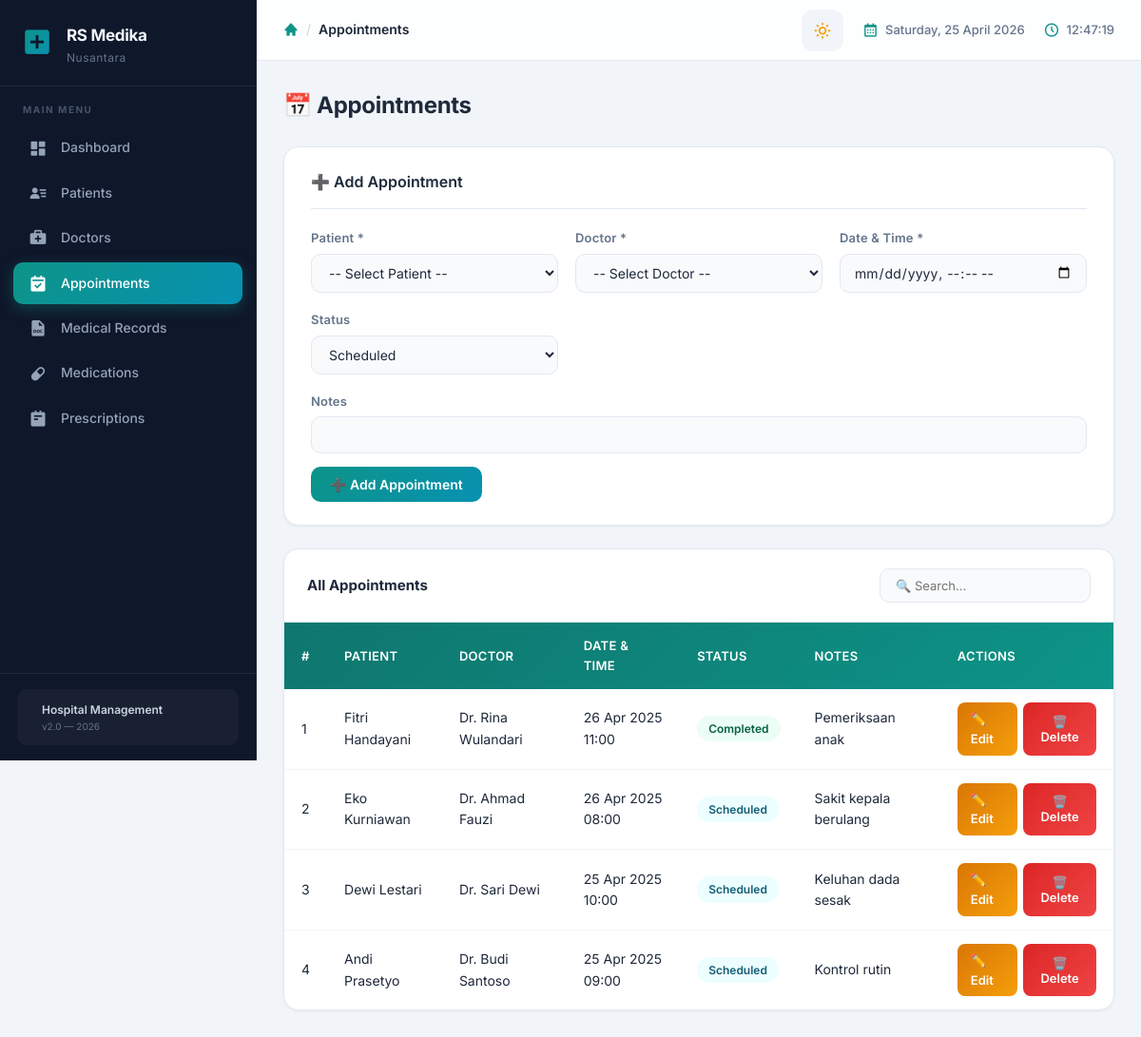
Before: /hospital_db/index.php?page=appointments with the older database file.
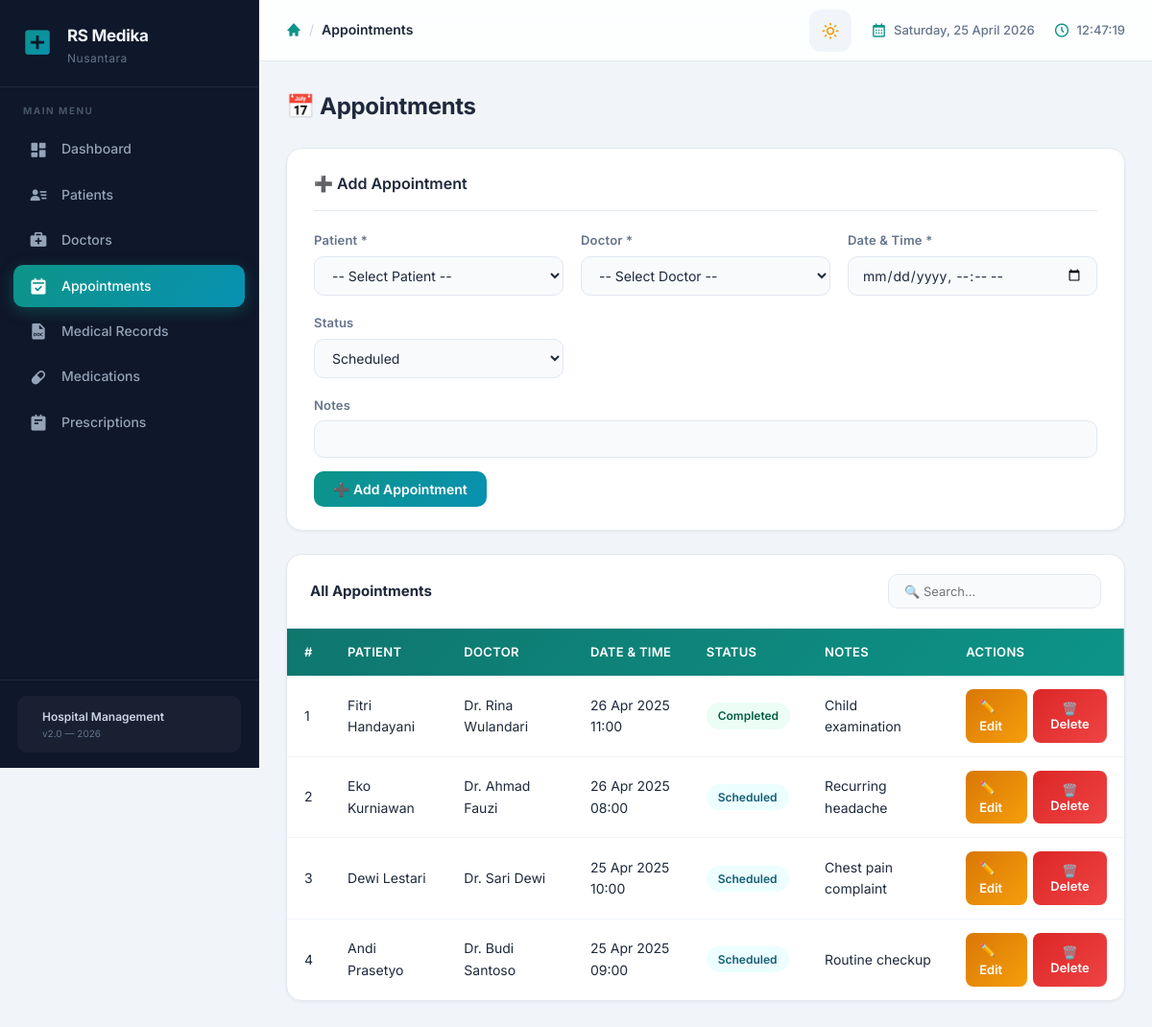
After: the same page with the newer database file.
### tables this page shows
CREATE TABLE IF NOT EXISTS appointments (
    appointment_id  INT AUTO_INCREMENT PRIMARY KEY,
    patient_id      INT NOT NULL,
    doctor_id       INT NOT NULL,
    appointment_date DATETIME NOT NULL,
    status          ENUM('Scheduled','Completed','Cancelled') DEFAULT 'Scheduled',
    notes           TEXT,
    created_at      TIMESTAMP DEFAULT CURRENT_TIMESTAMP,
    FOREIGN KEY (patient_id) REFERENCES patients(patient_id) ON DELETE CASCADE,
    FOREIGN KEY (doctor_id)  REFERENCES doctors(doctor_id)  ON DELETE CASCADE
);

CREATE TABLE IF NOT EXISTS patients (
    patient_id  INT AUTO_INCREMENT PRIMARY KEY,
    name        VARCHAR(100) NOT NULL,
    gender      ENUM('Male','Female') NOT NULL,
    birth_date  DATE NOT NULL,
    address     TEXT,
    phone       VARCHAR(20),
    created_at  TIMESTAMP DEFAULT CURRENT_TIMESTAMP
);

CREATE TABLE IF NOT EXISTS doctors (
    doctor_id   INT AUTO_INCREMENT PRIMARY KEY,
    name        VARCHAR(100) NOT NULL,
    specialization VARCHAR(100) NOT NULL,
    phone       VARCHAR(20),
    email       VARCHAR(100),
    created_at  TIMESTAMP DEFAULT CURRENT_TIMESTAMP
);

### hospital_db/pages/appointments.php (the view, shortened to what this page needs)
<?php
$editData = null;
$appts    = mysqli_query($conn, "
    SELECT a.*, p.name AS patient_name, d.name AS doctor_name
    FROM appointments a
    JOIN patients p ON a.patient_id = p.patient_id
    JOIN doctors  d ON a.doctor_id  = d.doctor_id
    ORDER BY a.appointment_date DESC
");
?>
<div class="page-header">
    <h2>📅 Appointments</h2>
</div>
<div class="card">
    <h3><?= $editData ? '✏️ Edit Appointment' : '➕ Add Appointment' ?></h3>
    <form method="POST" action="index.php?page=appointments<?= $editData ? '&edit='.$editData['appointment_id'] : '' ?>">
        <div class="form-grid">
            <div class="form-group">
                <label>Patient *</label>
                <select name="patient_id" required>
                    <option value="">-- Select Patient --</option>
                </select>
            </div>
            <div class="form-group">
                <label>Doctor *</label>
                <select name="doctor_id" required>
                    <option value="">-- Select Doctor --</option>
                </select>
            </div>
            <div class="form-group">
                <label>Date & Time *</label>
                <input type="datetime-local" name="appointment_date"
                    value="<?= $editData ? date('Y-m-d\TH:i', strtotime($editData['appointment_date'])) : '' ?>" required>
            </div>
            <div class="form-group">
                <label>Status</label>
                <select name="status">
                    <?php foreach (['Scheduled','Completed','Cancelled'] as $s): ?>
                        <option value="<?= $s ?>" <?= ($editData['status'] ?? 'Scheduled') === $s ? 'selected' : '' ?>><?= $s ?></option>
                    <?php endforeach; ?>
                </select>
            </div>
            <div class="form-group" style="grid-column: 1 / -1">
                <label>Notes</label>
                <input type="text" name="notes" value="<?= htmlspecialchars($editData['notes'] ?? '') ?>">
            </div>
        </div>
        <div class="form-actions" style="margin-top:14px">
            <?php if ($editData): ?>
                <button type="submit" name="edit_appt" class="btn btn-warning">💾 Save Changes</button>
                <a href="index.php?page=appointments" class="btn btn-secondary">Cancel</a>
            <?php else: ?>
                <button type="submit" name="add_appt" class="btn btn-primary">➕ Add Appointment</button>
            <?php endif; ?>
        </div>
    </form>
</div>
<div class="table-container">
    <div class="table-top">
        <strong>All Appointments</strong>
        <input type="text" id="searchAppt" placeholder="🔍 Search..." oninput="searchTable('searchAppt','apptTable')">
    </div>
    <table id="apptTable">
        <thead>
            <tr><th>#</th><th>Patient</th><th>Doctor</th><th>Date & Time</th><th>Status</th><th>Notes</th><th>Actions</th></tr>
        </thead>
        <tbody>
        <?php
        $no = 1;
        $badges = ['Scheduled'=>'badge-info','Completed'=>'badge-success','Cancelled'=>'badge-danger'];
        while ($row = mysqli_fetch_assoc($appts)):
        ?>
            <tr>
                <td><?= $no++ ?></td>
                <td><?= htmlspecialchars($row['patient_name']) ?></td>
                <td><?= htmlspecialchars($row['doctor_name']) ?></td>
                <td><?= date('d M Y H:i', strtotime($row['appointment_date'])) ?></td>
                <td><span class="badge <?= $badges[$row['status']] ?? 'badge-info' ?>"><?= $row['status'] ?></span></td>
                <td><?= htmlspecialchars($row['notes'] ?: '-') ?></td>
                <td>
                    <div class="action-btns">
                        <a href="index.php?page=appointments&edit=<?= $row['appointment_id'] ?>" class="btn btn-warning btn-sm">✏️ Edit</a>
                        <button class="btn btn-danger btn-sm"
                            onclick="confirmDelete('index.php?page=appointments&delete=<?= $row['appointment_id'] ?>','appointment for <?= addslashes($row['patient_name']) ?>')">
                            🗑️ Delete
                        </button>
                    </div>
                </td>
            </tr>
        <?php endwhile; ?>
        </tbody>
    </table>
</div>

Changed rows visible on the page:
changed appointments "Completed": notes "Pemeriksaan anak" → "Child examination"
changed appointments "Eko Kurniawan": notes "Sakit kepala berulang" → "Recurring headache"
changed appointments "Dewi Lestari": notes "Keluhan dada sesak" → "Chest pain complaint"
changed appointments "Andi Prasetyo": notes "Kontrol rutin" → "Routine checkup"
